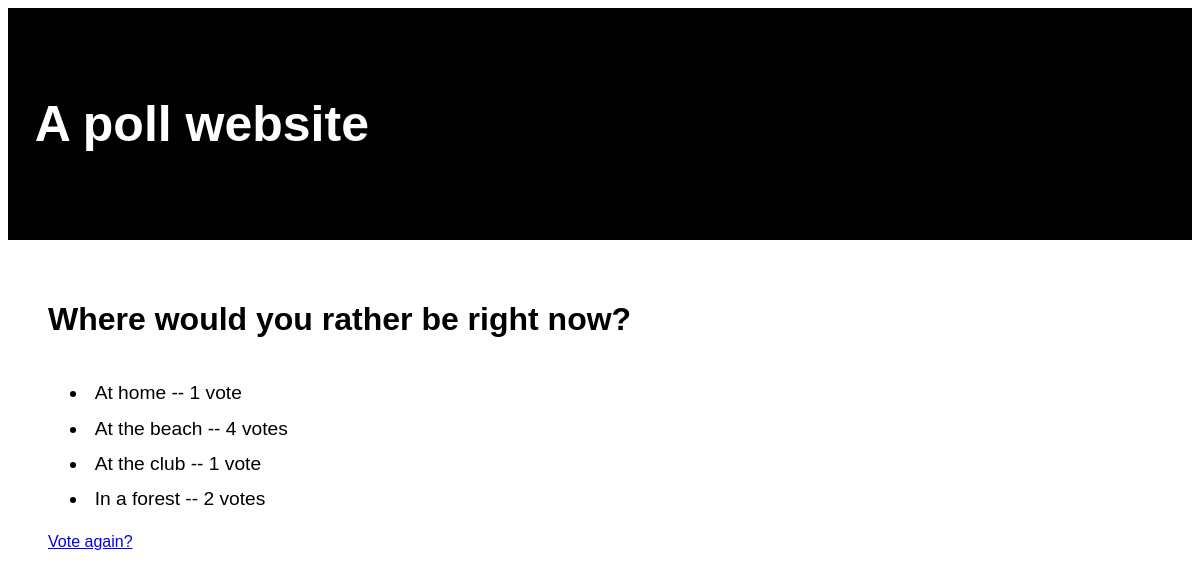
Screenshot of /polls/3/results/ with the database file from the repository.
### polls/models.py (models this page shows, shortened)
class Question(models.Model):
    question_text = models.CharField(max_length=200)
    pub_date = models.DateTimeField('date published')
    question_category = models.CharField(max_length=50, blank=True, default='')

class Choice(models.Model):
    question = models.ForeignKey(Question, on_delete=models.CASCADE)
    choice_text = models.CharField(max_length=200)
    votes = models.IntegerField(default=0)

### polls/views.py (the view)
# urls.py: path('<int:pk>/results/', views.ResultsView.as_view(), name='results'),
class ResultsView(generic.DetailView):
    model = Question
    template_name = 'polls/results.html'

### polls/templates/polls/results.html
<html>
  {% load static %}
  <link
    rel="stylesheet"
    type="text/css"
    href="{% static 'polls/style.css' %}"
  />
  <head> </head>
  <body>
    <div class="header">
      <h1>A poll website</h1>
    </div>
    <div class="container">
      <h1>{{ question.question_text }}</h1>
      <ul>
        {% for choice in question.choice_set.all %}
        <li>
          {{ choice.choice_text }} -- {{ choice.votes }}
          vote{{choice.votes|pluralize }}
        </li>
        {% endfor %}
      </ul>
      <a href="{% url 'polls:detail' question.id %}">Vote again?</a>
    </div>
  </body>
</html>

### polls/static/polls/style.css (style rules this page uses)
.header { padding-top: 40pt; padding-bottom: 40pt; text-align: start; background: black; color: white; font-size: 30px; padding-left: 20pt; }
.header h1 { font-size: 50px; }
body { font-family: Arial, Helvetica, sans-serif; }
li { padding: 5pt; font-size: larger; }
h1 { font-size: xx-large; font-weight: bold; }
.container { display: flex; flex-direction: column; padding: 30pt; }
:root { --form-control-color: rgb(172, 96, 73); }
*, *:before, *:after { box-sizing: border-box; }

### rows the page displays
Question: question_text "Where would you rather be right now?"
Choice: choice_text "At home", votes "1"
Choice: choice_text "At the beach", votes "4"
Choice: choice_text "At the club", votes "1"
Choice: choice_text "In a forest", votes "2"
